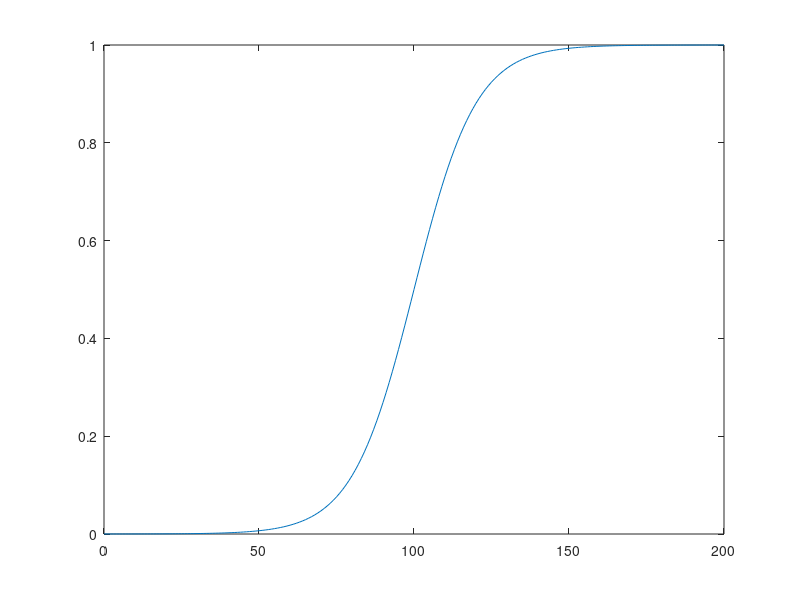

MATLAB code to generate this figure:


t = 0:200;
xshift  = 100;
yshift = 0;
xstretch = 10;
ystretch = 1;
exponent = -1*((t-xshift)/xstretch);
numerator = 1 + exp(exponent);
ystretch ./ numerator - yshift;
y = ystretch ./ numerator -yshift;
plot(y);
plot(t,y)

%%%%